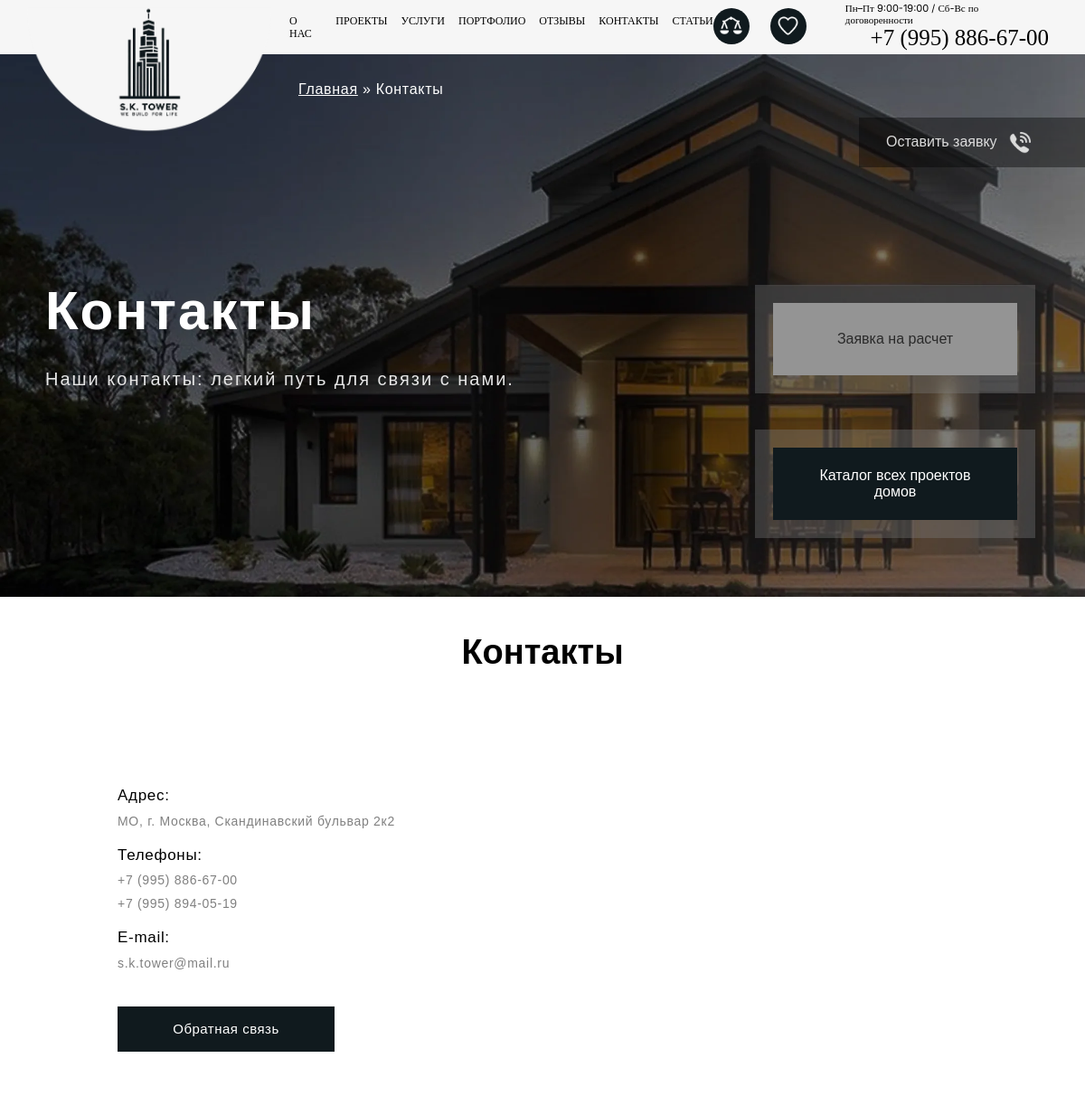
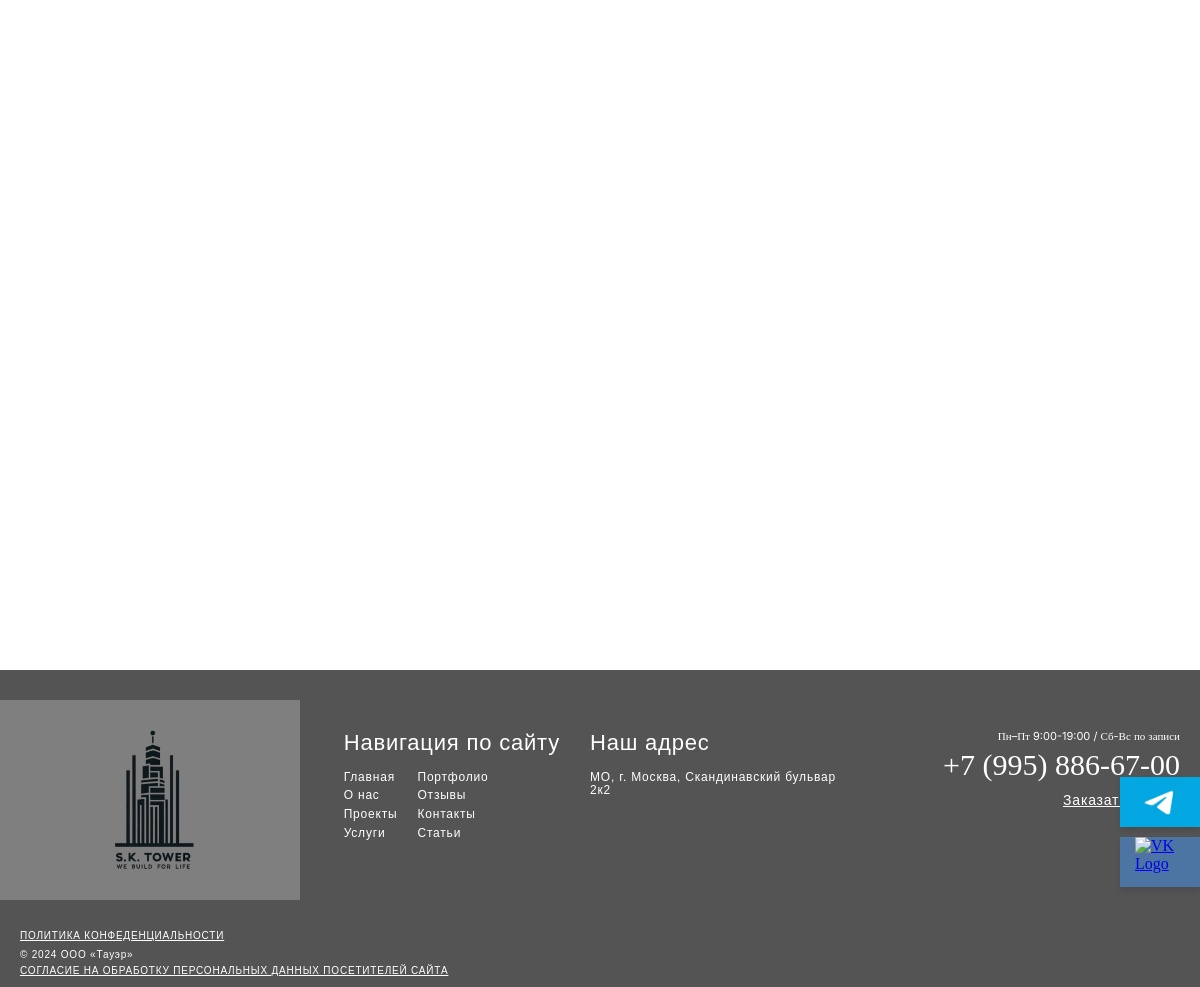
Screenshot of /contacts with the database file from the repository (2 pictures, top to bottom).
### main/models.py (models this page shows, shortened)
class ConactInfo(models.Model):
    name = models.CharField(verbose_name="Критерий (не менять)", max_length=100, blank=True)
    value = models.CharField(verbose_name="Значение (можно менять)", max_length=150, blank=True)
    class Meta:
        verbose_name = "Информация"
        verbose_name_plural = "Информация"

### main/views.py (the view)
# urls.py: path('contacts', views.contacts, name='contacts'),
def contacts(request):
    return render(request, 'main/contacts.html')

### main/context_processors.py (called while the page is built)
def get_main_info(request):
    info = ConactInfo.objects.all()
    data = {}
    extra_data = {
        'Основной номер телефона': 'number',
        'Дополнительный номер телефона': 'extra_number',
        'Адрес': 'address',
        'Электронная почта': 'mail',
        'Сокращенное наименование': 'short_name',
        'Юридический адрес': 'ur_address',
        'Физический адрес': 'phis_address',
        'ОГРНИП': 'ogrnip',
        'ИНН': 'inn',
        'Дата присвоения ОГРНИП': 'data_ogrnip',
        'КПП': 'kpp',
        'Расчетный счет': 'chet',
        'Название банка': 'bank_name',
        'Корреспондентский счет': 'kor_chet',
        'БИК': 'bik',
    }
    for i in info:
        name = extra_data[i.name]
        data[name] = i.value
    return data

### main/templates/main/contacts.html (shortened to what this page needs)
{% extends 'main/header.html' %}
{% load static %}
{% block link %}
<link rel="stylesheet" type="text/css" href="{% static 'main/css/contacts.css' %}">
{% endblock %}
{% block navigation %}
<a href="/">Главная</a> » Контакты
{% endblock %}
{% block title_text %}
Контакты
{% endblock %}
{% block extra_text %}
Наши контакты: легкий путь для связи с нами.
{% endblock %}
{% block content %}
<div class="contact_block" id="block1">
    <h1 class="block_title">Контакты</h1>
    <div class="contact_info_block">
        <p class="contact_info_title">Адрес:</p>
        <p class="contact_info_text">{{ address }}</p>
        <p class="contact_info_title">Телефоны:</p>
        <a class="contact_info_text" href="tel:{{ number }}">{{ number }}</a>
        <a class="contact_info_text" href="tel:{{ extra_number }}">{{ extra_number }}</a>
        <p class="contact_info_title">E-mail:</p>
        <a class="contact_info_text" href="mailto:{{ mail }}">{{ mail }}</a>
        <div class="contact_button" id="openFormBtn5">Обратная связь</div>
    </div>
</div>
{% endblock %}

### main/templates/main/header.html (shortened to what this page needs)
{% load static %}
<!doctype html>
<html lang="en">
<head>
    <link rel="stylesheet" href="{% static 'main/css/header.css' %}">
    {% block link %}{% endblock %}
</head>
<body>
<web_header>
    <div class="block1">
        <a class="logo" href="/" id="logo">
            <img src="{% static 'main/png/header/logo.png' %}" class="item_img" draggable="false">
        </a>
        <div class="navigation">
            <a class="nav" href="{% url 'about' %}">О НАС</a>
            <a class="nav" href="{% url 'projects' %}">ПРОЕКТЫ</a>
            <a class="nav" href="{% url 'services' %}">УСЛУГИ</a>
            <a class="nav" href="{% url 'portfolio' %}">ПОРТФОЛИО</a>
            <a class="nav" href="{% url 'reviews' %}">ОТЗЫВЫ</a>
            <a class="nav" href="{% url 'contacts' %}">КОНТАКТЫ</a>
            <a class="nav" href="{% url 'articles' %}">СТАТЬИ</a>
        </div>
    </div>
    <div class="block2">
        <div class="action_buttons">
            <div class="compare_block">
                <a class="compare" href="{% url 'compare' %}">
                    <img src="{% static 'main/png/header/compare.png' %}" class="compare_icon" draggable="false">
                </a>
            </div>
            <div class="like_block">
                <a class="like" href="{% url 'favorites' %}">
                    <img src="{% static 'main/png/header/like.png' %}" class="like_icon" draggable="false">
                </a>
            </div>
        </div>
        <div class="info_container">
            <div class="work_time">Пн–Пт 9:00-19:00 / Сб-Вс по договоренности</div>
            <a class="header_number" href="tel:{{ number }}">{{ number }}</a>
        </div>
    </div>
</web_header>
<div class="content" id="content">
    <div class="title_block">
        <div class="site_navigation">
            {% block navigation %}
            {% endblock %}
        </div>
        <div class="block_info" id="block_info">
            <h1 class="title_text">
                {% block title_text %}
                {% endblock %}
            </h1>
            <p class="extra_text">
                {% block extra_text %}
                {% endblock %}
            </p>
        </div>
        <div class="block_buttons" id="block_buttons">
            <div class="button1" id="openFormBtn1">
                Оставить заявку
                <img src="{% static 'main/png/home/phone.png' %}" class="button1_icon" draggable="false">
            </div>
            <div class="button2" id="calculator_open1">Заявка на расчет</div>
            <a href="{% url 'projects' %}" class="button3">Каталог всех проектов домов</a>
        </div>
    </div>
    {% block content %}
    {% endblock %}
</div>
<div class="footer">
    <div class="footer_body">
        <div class="footer_logo_block">
            <img src="{% static 'main/png/header/footer_logo.png' %}" class="footer_logo" draggable="false">
        </div>
        <div class="footer_content">
            <div class="footer_info">
                <div class="footer_navigation">
                    <p class="footer_info_title">Навигация по сайту</p>
                    <div class="footer_navigation_links">
                        <div  class="footer_navigation_links_column">
                            <a href="{% url 'home' %}" class="footer_link">Главная</a>
                            <a href="{% url 'about' %}" class="footer_link">О нас</a>
                            <a href="{% url 'projects' %}" class="footer_link">Проекты</a>
                            <a href="{% url 'services' %}" class="footer_link">Услуги</a>
                        </div>
                        <div  class="footer_navigation_links_column">
                            <a href="{% url 'portfolio' %}" class="footer_link">Портфолио</a>
                            <a href="{% url 'reviews' %}" class="footer_link">Отзывы</a>
                            <a href="{% url 'contacts' %}" class="footer_link">Контакты</a>
                            <a href="{% url 'articles' %}" class="footer_link">Статьи</a>
                        </div>
                    </div>
                </div>
                <div class="footer_address">
                    <p class="footer_info_title">Наш адрес</p>
                    <p class="footer_address_text">{{ address }}</p>
                </div>
            </div>
            <div class="footer_contact">
                <p class="footer_work_date">Пн–Пт 9:00-19:00 / Сб-Вс по записи</p>
                <a href="tel:{{ number }}" class="footer_number">{{ number }}</a>
                <div class="footer_order_call" id="openFormBtn3">Заказать звонок</div>
            </div>
        </div>
    </div>
    <div class="footer_data">
        <a href="{% url 'agreement' %}" class="footer_privacy_policy">ПОЛИТИКА КОНФЕДЕНЦИАЛЬНОСТИ</a>
        <p class="footer_years_work">© 2024 ООО «Тауэр»</p>
        <p class="footer_agreement" id="soglasie_open3">СОГЛАСИЕ НА ОБРАБОТКУ ПЕРСОНАЛЬНЫХ ДАННЫХ ПОСЕТИТЕЛЕЙ САЙТА</p>
    </div>
</div>
<a href="https://vk.com/s.k.tower" class="vk-icon" target="_blank">
    <img src="https://upload.wikimedia.org/wikipedia/commons/2/21/VK.com-logo.svg" alt="VK Logo" />
</a>
<a href="https://t.me/sktowermsk" class="tg-icon" target="_blank">
    <img src="{% static 'main/png/header/tg-icon.png' %}" alt="TG Logo" />
</a>
</body>
</html>

### main/static/main/css/contacts.css (style rules this page uses)
.contact_block { opacity: 0; margin: 100px auto 40px; transition: 2.5s ease; max-width: 1280px; height: 650px; position: relative; }
.visible_block { margin-top: 0; margin-top: 40px; opacity: 1; }
.contact_info_block { position: absolute; left: 100px; top: 130px; width: 370px; height: 320px; padding: 20px 30px 40px 30px; background-color: white; display: flex; flex-direction: column; }
.contact_info_title { margin-block-start: 20px; font-size: 17px; font-family: 'Gilroy-Bold', sans-serif; color: black; letter-spacing: 0.7px; margin-block-end: 0; }
.contact_info_text { margin-block-start: 10px; margin-block-end: 0; font-size: 14px; font-family: 'Gilroy-Bold', sans-serif; color: grey; letter-spacing: 0.7px; text-decoration: none; }
.contact_button { margin-top: 40px; width: 240px; height: 50px; background-color: #101A1E; color: white; text-decoration: none; display: flex; font-size: 15px; font-family: 'Gilroy-Bold', sans-serif; letter-spacing: 0.5px; align-items: center; justify-content: center; transition: 0.8s ease; cursor: pointer; }
.block_title { font-size: 38px; font-family: 'Gilroy-Bold', sans-serif; color: black; text-align: center; }

### main/templates/main/header.html (style rules this page uses)
body { margin: 0; padding: 0; box-sizing: border-box; }
.vk-icon { position: fixed; bottom: 100px; right: 0px; width: 80px; display: flex; justify-content: center; align-items: center; box-shadow: 0 4px 6px rgba(0, 0, 0, 0.1); transition: transform 0.2s; background-color: #4c75a3; z-index: 1; }
.vk-icon img { width: 50px; height: 50px; }
.tg-icon { position: fixed; bottom: 160px; right: 0px; width: 80px; display: flex; justify-content: center; align-items: center; box-shadow: 0 4px 6px rgba(0, 0, 0, 0.1); transition: transform 0.2s; background-color: #03A8E2; z-index: 1; }
.tg-icon img { width: 50px; height: 50px; }

### rows the page displays
ConactInfo: value "+7 (995) 886-67-00"
ConactInfo: value "МО, г. Москва, Скандинавский бульвар 2к2"
ConactInfo: value "+7 (995) 894-05-19"
ConactInfo: value "s.k.tower@mail.ru"
